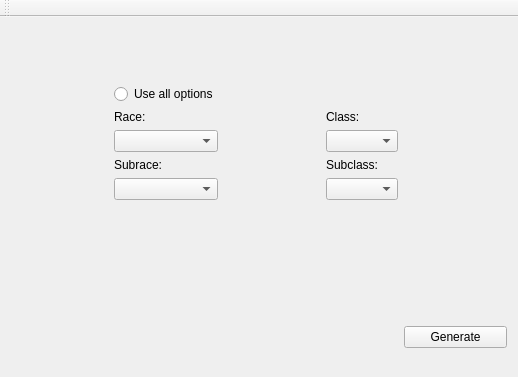
<?xml version="1.0" encoding="UTF-8"?>
<ui version="4.0">
 <class>MainWindow</class>
 <widget class="QMainWindow" name="MainWindow">
  <property name="geometry">
   <rect>
    <x>0</x>
    <y>0</y>
    <width>518</width>
    <height>377</height>
   </rect>
  </property>
  <property name="windowTitle">
   <string>Character Generator</string>
  </property>
  <widget class="QWidget" name="centralWidget">
   <widget class="QWidget" name="gridLayoutWidget">
    <property name="geometry">
     <rect>
      <x>0</x>
      <y>0</y>
      <width>518</width>
      <height>342</height>
     </rect>
    </property>
    <layout class="QGridLayout" name="gridLayout">
     <item row="2" column="1">
      <widget class="QLabel" name="label">
       <property name="text">
        <string>Race:</string>
       </property>
      </widget>
     </item>
     <item row="4" column="1">
      <widget class="QLabel" name="label_3">
       <property name="text">
        <string>Subrace:</string>
       </property>
      </widget>
     </item>
     <item row="5" column="1">
      <widget class="QComboBox" name="subraceComboBox"/>
     </item>
     <item row="6" column="1">
      <spacer name="verticalSpacer_2">
       <property name="orientation">
        <enum>Qt::Vertical</enum>
       </property>
       <property name="sizeHint" stdset="0">
        <size>
         <width>20</width>
         <height>120</height>
        </size>
       </property>
      </spacer>
     </item>
     <item row="7" column="4">
      <widget class="QPushButton" name="generateButton">
       <property name="text">
        <string>Generate</string>
       </property>
       <property name="checkable">
        <bool>false</bool>
       </property>
      </widget>
     </item>
     <item row="3" column="1">
      <widget class="QComboBox" name="raceComboBox"/>
     </item>
     <item row="6" column="0">
      <spacer name="horizontalSpacer_3">
       <property name="orientation">
        <enum>Qt::Horizontal</enum>
       </property>
       <property name="sizeHint" stdset="0">
        <size>
         <width>40</width>
         <height>20</height>
        </size>
       </property>
      </spacer>
     </item>
     <item row="0" column="1">
      <spacer name="verticalSpacer">
       <property name="orientation">
        <enum>Qt::Vertical</enum>
       </property>
       <property name="sizeHint" stdset="0">
        <size>
         <width>20</width>
         <height>25</height>
        </size>
       </property>
      </spacer>
     </item>
     <item row="3" column="4">
      <spacer name="horizontalSpacer_4">
       <property name="orientation">
        <enum>Qt::Horizontal</enum>
       </property>
       <property name="sizeHint" stdset="0">
        <size>
         <width>80</width>
         <height>20</height>
        </size>
       </property>
      </spacer>
     </item>
     <item row="2" column="3">
      <widget class="QLabel" name="label_2">
       <property name="text">
        <string>Class:</string>
       </property>
      </widget>
     </item>
     <item row="3" column="3">
      <widget class="QComboBox" name="classComboBox">
       <property name="sizePolicy">
        <sizepolicy hsizetype="Preferred" vsizetype="Fixed">
         <horstretch>0</horstretch>
         <verstretch>0</verstretch>
        </sizepolicy>
       </property>
      </widget>
     </item>
     <item row="4" column="3">
      <widget class="QLabel" name="label_4">
       <property name="text">
        <string>Subclass:</string>
       </property>
      </widget>
     </item>
     <item row="3" column="2">
      <spacer name="horizontalSpacer">
       <property name="orientation">
        <enum>Qt::Horizontal</enum>
       </property>
       <property name="sizeHint" stdset="0">
        <size>
         <width>40</width>
         <height>20</height>
        </size>
       </property>
      </spacer>
     </item>
     <item row="1" column="1">
      <widget class="QRadioButton" name="allOptionsRadioButton">
       <property name="text">
        <string>Use all options</string>
       </property>
      </widget>
     </item>
     <item row="5" column="3">
      <widget class="QComboBox" name="subclassComboBox"/>
     </item>
    </layout>
   </widget>
  </widget>
  <widget class="QMenuBar" name="menuBar">
   <property name="geometry">
    <rect>
     <x>0</x>
     <y>0</y>
     <width>518</width>
     <height>21</height>
    </rect>
   </property>
  </widget>
  <widget class="QToolBar" name="mainToolBar">
   <attribute name="toolBarArea">
    <enum>TopToolBarArea</enum>
   </attribute>
   <attribute name="toolBarBreak">
    <bool>false</bool>
   </attribute>
  </widget>
 </widget>
 <layoutdefault spacing="6" margin="11"/>
 <resources/>
 <connections/>
</ui>
